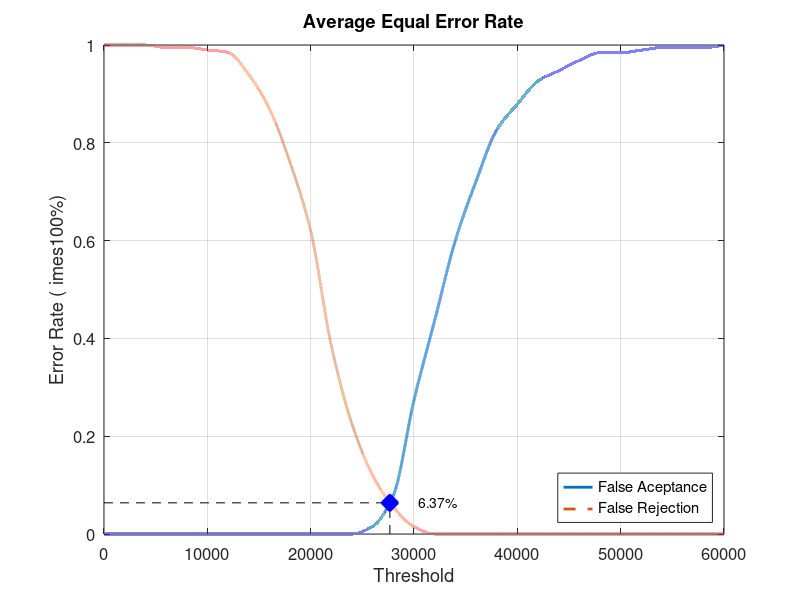
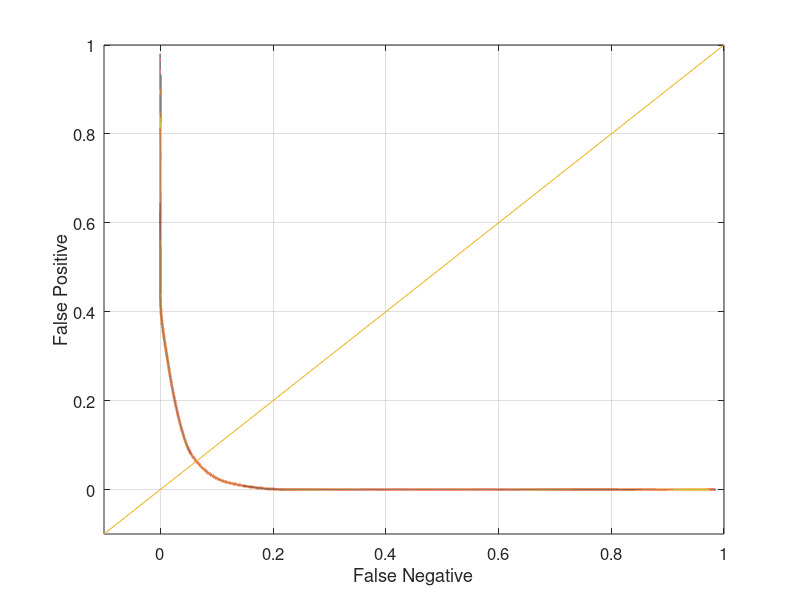

Recreate these plots in MATLAB, in order.
close all;
clear;
clc;
x = 0:2000:60000;
xq = 0:0.5:60000;

y0 = [0 0 0 0 0 0 0 0 0 0 0 0 0 0.0157895 0.0789474 0.273684 0.436842 0.6 0.721053 0.826316 0.878947 0.926316 0.947368 0.968421 0.984211 0.984211 0.989474 0.994737 0.994737 0.994737 1]
yy0 = interp1(x, y0, xq, 'pchip');
y1 = [1 1 1 0.995 0.995 0.99 0.985 0.94 0.87 0.76 0.62 0.385 0.225 0.12 0.055 0.015 0 0 0 0 0 0 0 0 0 0 0 0 0 0 0]
yy1 = interp1(x, y1, xq, 'pchip');

% Calculating EER: 
y2 = abs(y0 - y1);
find(y2 == min(y2))
yy2 = abs(yy0 - yy1);
xEER = find(yy2 == min(yy2));
xEERIndex = xq(xEER) % X-axis EER
yEER = yy0(xEER) % Y-axis EER

main = figure
plot(xq, yy0,'-','LineWidth', 2);	hold on
plot(xq, yy1,'--','LineWidth', 2);	hold on
plot([xEERIndex xEERIndex], [0 yEER], 'k--');	hold on
plot([0 xEERIndex], [yEER yEER], 'k--');	hold on
plot(xEERIndex, yEER, 'bx', 'LineWidth', 10);	hold on
text(xEERIndex + 10 * xEERIndex / 100, yEER, [num2str(round((10000 * yEER)) / 100) '%'])
legend('False Aceptance', 'False Rejection', 'Location', 'SouthEast')
xlabel('Threshold')
ylabel('Error Rate (	imes100%)')
title('Average Equal Error Rate')
set(gca, 'FontSize', 12)
axis([0 60000 0 1])
grid on

print(main, 'Database4_4Main', '-dpng');
FNRxFPR = figure('Color', [1 1 1]);
plot(yy1, yy0, '-', yy1, yy0, 'LineWidth', 2);
hold on
y = -0.1:0.1:1
plot(y, y); 
set(gca, 'FontSize', 12)
xlabel('False Negative')
ylabel('False Positive')
axis([-0.1 1 -0.1 1])
set(gca, 'FontSize', 12)
grid on

print(FNRxFPR, 'Database4_4FNRxFPR','-dpng');
